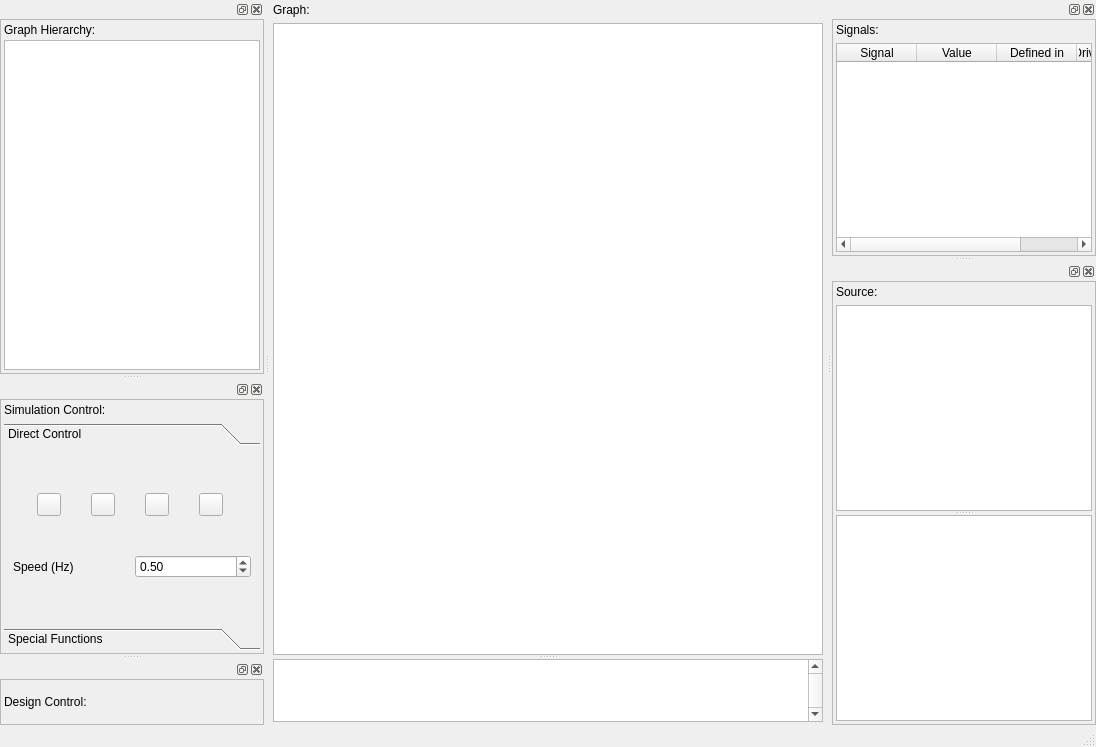
<?xml version="1.0" encoding="UTF-8"?>
<ui version="4.0">
 <class>MainWindowSimulate</class>
 <widget class="QMainWindow" name="MainWindowSimulate">
  <property name="geometry">
   <rect>
    <x>0</x>
    <y>0</y>
    <width>1096</width>
    <height>747</height>
   </rect>
  </property>
  <property name="windowTitle">
   <string>MainWindow</string>
  </property>
  <widget class="QWidget" name="centralwidget">
   <layout class="QVBoxLayout" name="verticalLayout_4">
    <property name="leftMargin">
     <number>3</number>
    </property>
    <property name="topMargin">
     <number>3</number>
    </property>
    <property name="rightMargin">
     <number>3</number>
    </property>
    <property name="bottomMargin">
     <number>3</number>
    </property>
    <item>
     <widget class="QLabel" name="label_4">
      <property name="text">
       <string>Graph:</string>
      </property>
     </widget>
    </item>
    <item>
     <widget class="QSplitter" name="splitter_2">
      <property name="orientation">
       <enum>Qt::Vertical</enum>
      </property>
      <property name="handleWidth">
       <number>4</number>
      </property>
      <widget class="mhdl::vis::CircuitView" name="circuitView">
       <property name="sizePolicy">
        <sizepolicy hsizetype="Expanding" vsizetype="Expanding">
         <horstretch>0</horstretch>
         <verstretch>10</verstretch>
        </sizepolicy>
       </property>
       <property name="minimumSize">
        <size>
         <width>0</width>
         <height>100</height>
        </size>
       </property>
       <property name="baseSize">
        <size>
         <width>0</width>
         <height>0</height>
        </size>
       </property>
      </widget>
      <widget class="QTextEdit" name="textEdit_log">
       <property name="sizePolicy">
        <sizepolicy hsizetype="Expanding" vsizetype="Preferred">
         <horstretch>0</horstretch>
         <verstretch>1</verstretch>
        </sizepolicy>
       </property>
       <property name="minimumSize">
        <size>
         <width>0</width>
         <height>50</height>
        </size>
       </property>
       <property name="baseSize">
        <size>
         <width>0</width>
         <height>0</height>
        </size>
       </property>
       <property name="verticalScrollBarPolicy">
        <enum>Qt::ScrollBarAlwaysOn</enum>
       </property>
       <property name="readOnly">
        <bool>true</bool>
       </property>
      </widget>
     </widget>
    </item>
   </layout>
  </widget>
  <widget class="QMenuBar" name="menubar">
   <property name="geometry">
    <rect>
     <x>0</x>
     <y>0</y>
     <width>1096</width>
     <height>22</height>
    </rect>
   </property>
  </widget>
  <widget class="QStatusBar" name="statusbar"/>
  <widget class="QDockWidget" name="dockWidget_2">
   <attribute name="dockWidgetArea">
    <number>2</number>
   </attribute>
   <widget class="QWidget" name="dockWidgetContents_2">
    <layout class="QVBoxLayout" name="verticalLayout_2">
     <property name="leftMargin">
      <number>0</number>
     </property>
     <property name="topMargin">
      <number>0</number>
     </property>
     <property name="rightMargin">
      <number>0</number>
     </property>
     <property name="bottomMargin">
      <number>0</number>
     </property>
     <item>
      <widget class="QFrame" name="frame_4">
       <property name="frameShape">
        <enum>QFrame::StyledPanel</enum>
       </property>
       <property name="frameShadow">
        <enum>QFrame::Raised</enum>
       </property>
       <layout class="QVBoxLayout" name="verticalLayout_10">
        <property name="leftMargin">
         <number>3</number>
        </property>
        <property name="topMargin">
         <number>3</number>
        </property>
        <property name="rightMargin">
         <number>3</number>
        </property>
        <property name="bottomMargin">
         <number>3</number>
        </property>
        <item>
         <widget class="QLabel" name="label_3">
          <property name="text">
           <string>Signals:</string>
          </property>
         </widget>
        </item>
        <item>
         <widget class="QTableWidget" name="tableWidget_signals">
          <attribute name="horizontalHeaderCascadingSectionResizes">
           <bool>false</bool>
          </attribute>
          <attribute name="horizontalHeaderDefaultSectionSize">
           <number>80</number>
          </attribute>
          <column>
           <property name="text">
            <string>Signal</string>
           </property>
          </column>
          <column>
           <property name="text">
            <string>Value</string>
           </property>
          </column>
          <column>
           <property name="text">
            <string>Defined in</string>
           </property>
          </column>
          <column>
           <property name="text">
            <string>Driver defined in</string>
           </property>
          </column>
         </widget>
        </item>
       </layout>
      </widget>
     </item>
    </layout>
   </widget>
  </widget>
  <widget class="QDockWidget" name="dockWidget_4">
   <attribute name="dockWidgetArea">
    <number>1</number>
   </attribute>
   <widget class="QWidget" name="dockWidgetContents_4">
    <layout class="QVBoxLayout" name="verticalLayout">
     <property name="leftMargin">
      <number>0</number>
     </property>
     <property name="topMargin">
      <number>0</number>
     </property>
     <property name="rightMargin">
      <number>0</number>
     </property>
     <property name="bottomMargin">
      <number>0</number>
     </property>
     <item>
      <widget class="QFrame" name="frame">
       <property name="frameShape">
        <enum>QFrame::StyledPanel</enum>
       </property>
       <property name="frameShadow">
        <enum>QFrame::Raised</enum>
       </property>
       <layout class="QVBoxLayout" name="verticalLayout_7">
        <property name="spacing">
         <number>3</number>
        </property>
        <property name="leftMargin">
         <number>3</number>
        </property>
        <property name="topMargin">
         <number>3</number>
        </property>
        <property name="rightMargin">
         <number>3</number>
        </property>
        <property name="bottomMargin">
         <number>3</number>
        </property>
        <item>
         <widget class="QLabel" name="label_2">
          <property name="text">
           <string>Graph Hierarchy:</string>
          </property>
         </widget>
        </item>
        <item>
         <widget class="QTreeWidget" name="treeView_graphHierarchy">
          <attribute name="headerVisible">
           <bool>false</bool>
          </attribute>
          <column>
           <property name="text">
            <string notr="true">1</string>
           </property>
          </column>
         </widget>
        </item>
       </layout>
      </widget>
     </item>
    </layout>
   </widget>
  </widget>
  <widget class="QDockWidget" name="dockWidget">
   <property name="floating">
    <bool>false</bool>
   </property>
   <attribute name="dockWidgetArea">
    <number>1</number>
   </attribute>
   <widget class="QWidget" name="dockWidgetContents">
    <layout class="QVBoxLayout" name="verticalLayout_3">
     <property name="leftMargin">
      <number>0</number>
     </property>
     <property name="topMargin">
      <number>0</number>
     </property>
     <property name="rightMargin">
      <number>0</number>
     </property>
     <property name="bottomMargin">
      <number>0</number>
     </property>
     <item>
      <widget class="QFrame" name="frame_2">
       <property name="frameShape">
        <enum>QFrame::StyledPanel</enum>
       </property>
       <property name="frameShadow">
        <enum>QFrame::Raised</enum>
       </property>
       <layout class="QVBoxLayout" name="verticalLayout_8">
        <property name="leftMargin">
         <number>3</number>
        </property>
        <property name="topMargin">
         <number>3</number>
        </property>
        <property name="rightMargin">
         <number>3</number>
        </property>
        <property name="bottomMargin">
         <number>3</number>
        </property>
        <item>
         <widget class="QLabel" name="label">
          <property name="text">
           <string>Simulation Control:</string>
          </property>
         </widget>
        </item>
        <item>
         <widget class="QToolBox" name="toolBox">
          <property name="currentIndex">
           <number>0</number>
          </property>
          <widget class="QWidget" name="page">
           <property name="geometry">
            <rect>
             <x>0</x>
             <y>0</y>
             <width>256</width>
             <height>165</height>
            </rect>
           </property>
           <attribute name="label">
            <string>Direct Control</string>
           </attribute>
           <layout class="QVBoxLayout" name="verticalLayout_5">
            <item>
             <layout class="QHBoxLayout" name="horizontalLayout">
              <property name="topMargin">
               <number>0</number>
              </property>
              <item>
               <widget class="QToolButton" name="toolButton_FastForward">
                <property name="text">
                 <string/>
                </property>
                <property name="icon">
                 <iconset theme="SP_MediaPlay">
                  <normaloff>.</normaloff>.</iconset>
                </property>
               </widget>
              </item>
              <item>
               <widget class="QToolButton" name="toolButton_StepForward">
                <property name="text">
                 <string/>
                </property>
                <property name="icon">
                 <iconset theme="SP_MediaPlay">
                  <normaloff>.</normaloff>.</iconset>
                </property>
               </widget>
              </item>
              <item>
               <widget class="QToolButton" name="toolButton_Pause">
                <property name="text">
                 <string/>
                </property>
                <property name="icon">
                 <iconset theme="SP_MediaStop">
                  <normaloff>.</normaloff>.</iconset>
                </property>
               </widget>
              </item>
              <item>
               <widget class="QToolButton" name="toolButton_Reset">
                <property name="text">
                 <string/>
                </property>
                <property name="icon">
                 <iconset theme="SP_MediaPlay">
                  <normaloff>.</normaloff>.</iconset>
                </property>
               </widget>
              </item>
             </layout>
            </item>
            <item>
             <layout class="QHBoxLayout" name="horizontalLayout_2">
              <item>
               <widget class="QLabel" name="label_5">
                <property name="text">
                 <string>Speed (Hz)</string>
                </property>
               </widget>
              </item>
              <item>
               <widget class="QDoubleSpinBox" name="doubleSpinBox">
                <property name="value">
                 <double>0.500000000000000</double>
                </property>
               </widget>
              </item>
             </layout>
            </item>
           </layout>
          </widget>
          <widget class="QWidget" name="page_2">
           <property name="geometry">
            <rect>
             <x>0</x>
             <y>0</y>
             <width>256</width>
             <height>165</height>
            </rect>
           </property>
           <attribute name="label">
            <string>Special Functions</string>
           </attribute>
          </widget>
         </widget>
        </item>
       </layout>
      </widget>
     </item>
    </layout>
   </widget>
  </widget>
  <widget class="QDockWidget" name="dockWidget_5">
   <attribute name="dockWidgetArea">
    <number>1</number>
   </attribute>
   <widget class="QWidget" name="dockWidgetContents_5">
    <layout class="QVBoxLayout" name="verticalLayout_6">
     <property name="leftMargin">
      <number>0</number>
     </property>
     <property name="topMargin">
      <number>0</number>
     </property>
     <property name="rightMargin">
      <number>0</number>
     </property>
     <property name="bottomMargin">
      <number>0</number>
     </property>
     <item>
      <widget class="QFrame" name="frame_3">
       <property name="frameShape">
        <enum>QFrame::StyledPanel</enum>
       </property>
       <property name="frameShadow">
        <enum>QFrame::Raised</enum>
       </property>
       <layout class="QVBoxLayout" name="verticalLayout_9">
        <property name="leftMargin">
         <number>3</number>
        </property>
        <property name="topMargin">
         <number>3</number>
        </property>
        <property name="rightMargin">
         <number>3</number>
        </property>
        <property name="bottomMargin">
         <number>3</number>
        </property>
        <item>
         <widget class="QLabel" name="label_6">
          <property name="text">
           <string>Design Control:</string>
          </property>
         </widget>
        </item>
       </layout>
      </widget>
     </item>
    </layout>
   </widget>
  </widget>
  <widget class="QDockWidget" name="dockWidget_3">
   <attribute name="dockWidgetArea">
    <number>2</number>
   </attribute>
   <widget class="QWidget" name="dockWidgetContents_3">
    <layout class="QVBoxLayout" name="verticalLayout_11">
     <property name="leftMargin">
      <number>0</number>
     </property>
     <property name="topMargin">
      <number>0</number>
     </property>
     <property name="rightMargin">
      <number>0</number>
     </property>
     <property name="bottomMargin">
      <number>0</number>
     </property>
     <item>
      <widget class="QFrame" name="frame_5">
       <property name="frameShape">
        <enum>QFrame::StyledPanel</enum>
       </property>
       <property name="frameShadow">
        <enum>QFrame::Raised</enum>
       </property>
       <layout class="QVBoxLayout" name="verticalLayout_12">
        <property name="leftMargin">
         <number>3</number>
        </property>
        <property name="topMargin">
         <number>3</number>
        </property>
        <property name="rightMargin">
         <number>3</number>
        </property>
        <property name="bottomMargin">
         <number>3</number>
        </property>
        <item>
         <widget class="QLabel" name="label_sourceNodeName">
          <property name="text">
           <string>Source:</string>
          </property>
         </widget>
        </item>
        <item>
         <widget class="QSplitter" name="splitter">
          <property name="orientation">
           <enum>Qt::Vertical</enum>
          </property>
          <widget class="QListWidget" name="listWidget_stackTraceView"/>
          <widget class="QTextEdit" name="textEdit_sourceView">
           <property name="font">
            <font>
             <family>DejaVu Sans Mono</family>
             <kerning>false</kerning>
            </font>
           </property>
           <property name="lineWrapMode">
            <enum>QTextEdit::NoWrap</enum>
           </property>
           <property name="readOnly">
            <bool>true</bool>
           </property>
          </widget>
         </widget>
        </item>
       </layout>
      </widget>
     </item>
    </layout>
   </widget>
  </widget>
 </widget>
 <customwidgets>
  <customwidget>
   <class>mhdl::vis::CircuitView</class>
   <extends>QGraphicsView</extends>
   <header location="global">metaHDL_vis_Qt/CircuitView.h</header>
  </customwidget>
 </customwidgets>
 <resources/>
 <connections/>
</ui>
